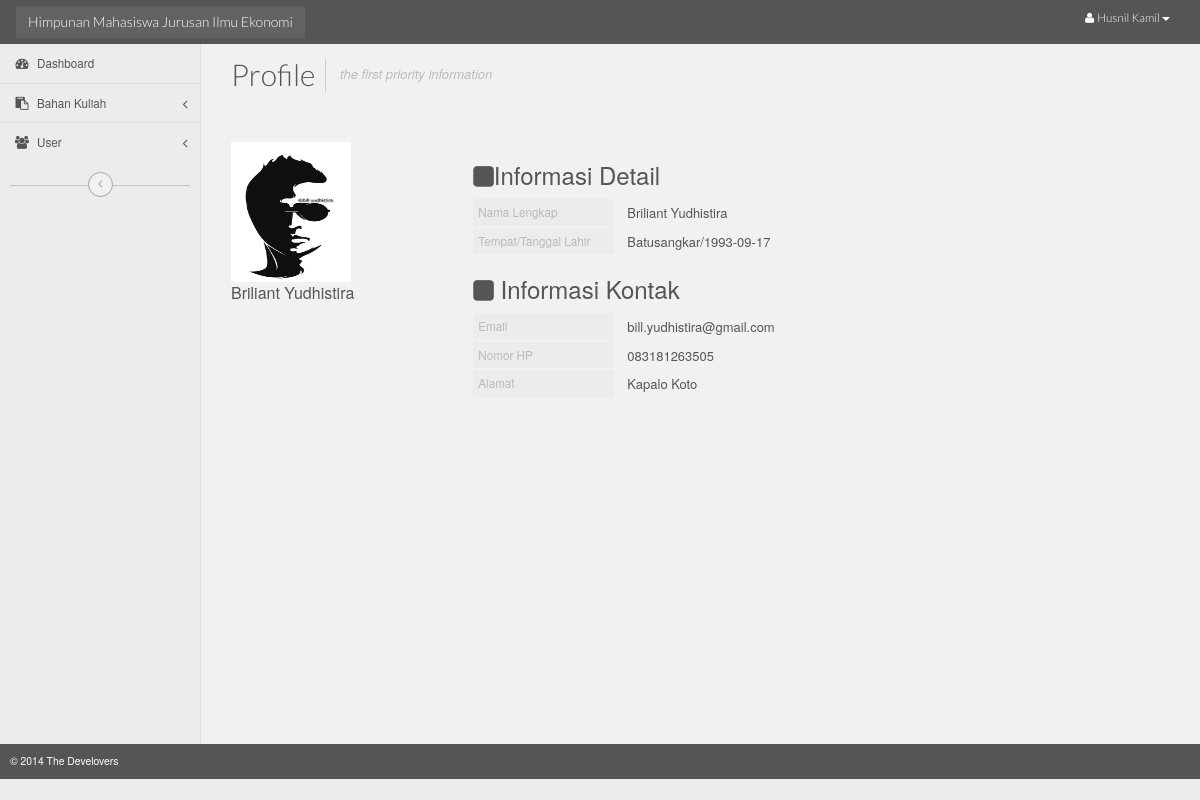
Page /admin.php?p=profile&id=1110962010 (signed in) on the committed database.
### tables this page shows
CREATE TABLE IF NOT EXISTS `user` (
  `id_anggota` int(20) NOT NULL,
  `password` char(30) NOT NULL,
  `nama` char(40) NOT NULL,
  `tempat_lahir` char(40) NOT NULL,
  `tanngal_lahir` date NOT NULL,
  `alamat` char(40) NOT NULL,
  `no_hp` char(20) NOT NULL,
  `email` char(40) NOT NULL,
  `jabatan` char(30) NOT NULL,
  PRIMARY KEY (`id_anggota`)
);

### admin.php (called while the page is built, shortened)
<?php
$webApp = new webApp();
$webApp->createWebApp();
?>

### class/profileClass.php (called while the page is built, shortened)
<?php
	class profile extends dbController
		{
			public function getProfile()
				{
					$id = $_SESSION['username'];
					$sql = "SELECT * FROM user where id_anggota='$id'";
					$query = mysqli_query($this->conn, $sql) or die(mysqli_error($this->conn));
					$row = mysqli_fetch_array($query);
					if($row>0)
						{
							$dataProfil['nobp'] = $row['0'];
							$dataProfil['nama'] = $row['2'];
							$dataProfil['tempat_lahir'] = $row['3'];
							$dataProfil['tanggal_lahir'] = $row['4'];
							$dataProfil['alamat'] = $row['5'];
							$dataProfil['nohp'] = $row['6'];
							$dataProfil['email'] = $row['7'];
							$id = $row['0'];
							$foto="SELECT * FROM foto where id_anggota='$id'";
							$query2 = mysqli_query($this->conn, $foto);
							$row3 =  mysqli_fetch_array($query2);
							if($row3>0)
								{
									$dataProfil['foto'] = "server/foto/".$row3['2'];
								}
							else
								{
									$dataProfil['foto'] = "server/foto/images.jpg";
								}
						}
					else
						{
							$dataProfil = null;
						}
					return $dataProfil;
				}
				public function getProfile2($id)
				{
					$id = mysqli_real_escape_string($this->conn, $id);
					$sql = "SELECT * FROM user where id_anggota='$id'";
					$query = mysqli_query($this->conn, $sql) or die(mysqli_error($this->conn));
					$row = mysqli_fetch_array($query);
					if($row>0)
						{
							$dataProfil1['nobp'] = $row['0'];
							$dataProfil1['nama'] = $row['2'];
							$dataProfil1['tempat_lahir'] = $row['3'];
							$dataProfil1['tanggal_lahir'] = $row['4'];
							$dataProfil1['alamat'] = $row['5'];
							$dataProfil1['nohp'] = $row['6'];
							$dataProfil1['email'] = $row['7'];
							$id = $row['0'];
							$foto="SELECT * FROM foto where id_anggota='$id'";
							$query2 = mysqli_query($this->conn, $foto);
							$row3 =  mysqli_fetch_array($query2);
							if($row3>0)
								{
									$dataProfil1['foto'] = "server/foto/" . $row3['2'];
								}
							else
								{
									$dataProfil1['foto'] = "server/foto/images.jpg";
								}
						}
					else
						{
							$dataProfil1 = null;
						}
					return $dataProfil1;
				}
		}

### view/content/profile.php (the view)
<?php
    require_once ('class/profileClass.php');
    $profile = new profile();
	if(!isset($_GET['id']))
		{
			$dataProfil = $profile->getProfile();
			$dataProfil1 = $profile->getProfile2(0);
		}
	else
		{
			$dataProfil = $profile->getProfile();
			$dataProfil1 = $profile->getProfile2($_GET['id']);
		}
?>
<div class="main-header">
	<h2>Profile</h2>
	<em>the first priority information</em>
</div>
<?php
if($dataProfil === null)
	  {
		  echo"<tr>"
			  . "<td colspan='7'><div class='alert alert-danger text-center'>Data Kosong"
			  ."</div></td>"
			  . "</tr>";
	  }
  else
	  {
		  if($dataProfil1 === null)
		  		{
?>
<div class="main-content">
	<div class="widget-content">
		<div class="row">
			<div class="col-md-3">
				<div class="user-info-left">
					<img src="<?php echo $dataProfil['foto'] ?>" alt="Profile Picture" width="120px" height="140px"  />
					<p style="font-size:16px"><?php echo $dataProfil['nama'] ?></p>
					<button class="btn btn-primary " data-toggle="modal" data-target="#myModal">Ganti Foto</button>
				</div>
			</div>
			<div class="modal fade" id="myModal" tabindex="-1" role="dialog" aria-labelledby="myModalLabel" aria-hidden="true">
					<div class="modal-dialog">
						<div class="modal-content">
							<div class="modal-body">
										<div class="widget">
											<div class="widget-header">
												<h3><i class="fa fa-check-circle"></i> Upload</h3>
											</div>
											<div class="widget-content">
												<form id="advanced-form" method="post" action="view/mainProcess.php?act=saveFoto" enctype="multipart/form-data">
													<div class="form-group">
                                                        	<label for="text-input2">Pilih file foto</label>
															<input type="file" name="file" id="file"/>
													</div>
                                                    <hr />
                                                    <div class="form-group">
														 <button type="button" class="btn btn-default" data-dismiss="modal"><i class="fa fa-times-circle"></i> Close</button>
														<button type="submit" class="btn btn-custom-primary"><i class="fa fa-check-circle"></i> Save changes</button>
													</div>
                                                    </form>
											</div>
										</div>
							</div>
						</div>
					</div>
				</div>
			<div class="col-md-9">
				<div class="user-info-right">
					<div class="basic-info">
						<h3><i class="fa fa-square"></i>Informasi Detail</h3>
						<p class="data-row">
							<span class="data-name">Nama Lengkap</span>
							<span class="data-value"><?php echo $dataProfil['nama'] ?></span>
						</p>
						<p class="data-row">
							<span class="data-name">Tempat/Tanggal Lahir</span>
							<span class="data-value"><?php echo $dataProfil['tempat_lahir'] ?>/<?php echo $dataProfil['tanggal_lahir'] ?></span>
						</p>
					</div>
					<div class="contact_info">
						<h3><i class="fa fa-square"></i> Informasi Kontak</h3>
						<p class="data-row">
							<span class="data-name">Email</span>
							<span class="data-value"><?php echo $dataProfil['email'] ?></span>
						</p>
						<p class="data-row">
							<span class="data-name">Nomor HP</span>
							<span class="data-value"><?php echo $dataProfil['nohp'] ?></span>
						</p>
						<p class="data-row">
							<span class="data-name">Alamat</span>
							<span class="data-value"><?php echo $dataProfil['alamat'] ?></span>
						</p>
					</div>
				</div>
			</div>
		</div>
	</div>
</div>
<?php
				}
			else
				{
?>
<div class="main-content">
	<div class="widget-content">
		<div class="row">
			<div class="col-md-3">
				<div class="user-info-left">
					<img src="<?php echo $dataProfil1['foto'] ?>" alt="Profile Picture" width="120px" height="140px" />
					<p style="font-size:16px"><?php echo $dataProfil1['nama'] ?></p>
				</div>
			</div>
			<div class="col-md-9">
				<div class="user-info-right">
					<div class="basic-info">
						<h3><i class="fa fa-square"></i>Informasi Detail</h3>
						<p class="data-row">
							<span class="data-name">Nama Lengkap</span>
							<span class="data-value"><?php echo $dataProfil1['nama'] ?></span>
						</p>
						<p class="data-row">
							<span class="data-name">Tempat/Tanggal Lahir</span>
							<span class="data-value"><?php echo $dataProfil1['tempat_lahir'] ?>/<?php echo $dataProfil1['tanggal_lahir'] ?></span>
						</p>
					</div>
					<div class="contact_info">
						<h3><i class="fa fa-square"></i> Informasi Kontak</h3>
						<p class="data-row">
							<span class="data-name">Email</span>
							<span class="data-value"><?php echo $dataProfil1['email'] ?></span>
						</p>
						<p class="data-row">
							<span class="data-name">Nomor HP</span>
							<span class="data-value"><?php echo $dataProfil1['nohp'] ?></span>
						</p>
						<p class="data-row">
							<span class="data-name">Alamat</span>
							<span class="data-value"><?php echo $dataProfil1['alamat'] ?></span>
						</p>
					</div>
				</div>
			</div>
		</div>
	</div>
</div>
<?php
				}
	  }
?>

### rows in the picture
user: nama "Briliant Yudhistira", tempat_lahir "Batusangkar", tanngal_lahir "1993-09-17", email "bill.yudhistira@gmail.com", no_hp "083181263505", alamat "Kapalo Koto"

### other values in the picture
$_SESSION['name'] "Husnil Kamil"
